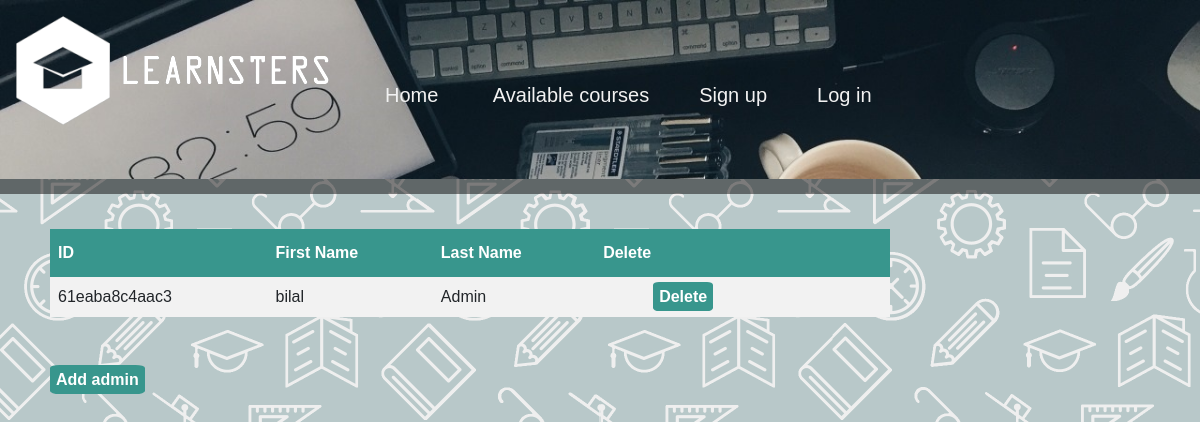
/manageAdmins.php, run on the app's committed database.
### tables this page shows
CREATE TABLE `adminstrators` (
  `adminID` varchar(255) NOT NULL,
  `Fname` varchar(50) NOT NULL,
  `Lname` varchar(50) NOT NULL,
  `Email` varchar(50) NOT NULL,
  `Password` varchar(255) NOT NULL,
  `Type` text NOT NULL
);

### manageAdmins.php (the view, shortened to what this page needs)
<!DOCTYPE html>
<html lang="en">
<head>
    <link rel="stylesheet" href="https://cdn.jsdelivr.net/npm/bootstrap@4.6.1/dist/css/bootstrap.min.css">
</head>
<body>
    <?php
    include "menu.php";
    $sql = "SELECT adminID, Fname, Lname FROM adminstrators";
    $result = $conn->query($sql);
    if ($result->num_rows > 0) {
        echo "<table><tr><th>ID</th><th>First Name</th><th>Last Name</th><th>Delete</th></tr>";
        while ($row = $result->fetch_assoc()) {
            echo "<tr><td>" . $row["adminID"] . "</td><td>" . $row["Fname"] . "</td><td>" . $row["Lname"] . "</td><td><a href=deleteAdmin.php?id=" . $row["adminID"] . " class='link'>Delete</a></td></tr>";
        }
        echo "</table>";
    } else {
        echo "
        <div class='box'><div class='warning'>0 results</div>";
    }
    ?>
    <a href='addAdmin.php' class='link'>Add admin</a></div>
</body>
</html>

### css/main.css (style rules this page uses)
* { font-family: Arial, Helvetica, sans-serif; margin-left: 0; margin-right: 0; }

### manageAdmins.php (style rules this page uses)
body { background-image: url("pictures/website/backgroundPattern.png"); }
.link { margin: 50px; text-decoration: none; background-color: #38968d; color: white; border-radius: 10%; padding: 6px; font-weight: bold; }
table { margin:50px; border-collapse: collapse; width: 70%; }
td, th { border: 1px solid black; padding: 8px; }
tr { background-color: #f2f2f2; }
th { padding-top: 12px; padding-bottom: 12px; text-align: left; background-color: #38968d; color: white; }

### menu.php (style rules this page uses)
* { margin: 0; }

### data on the page
adminstrators: adminID "61eaba8c4aac3", Fname "bilal", Lname "Admin"
